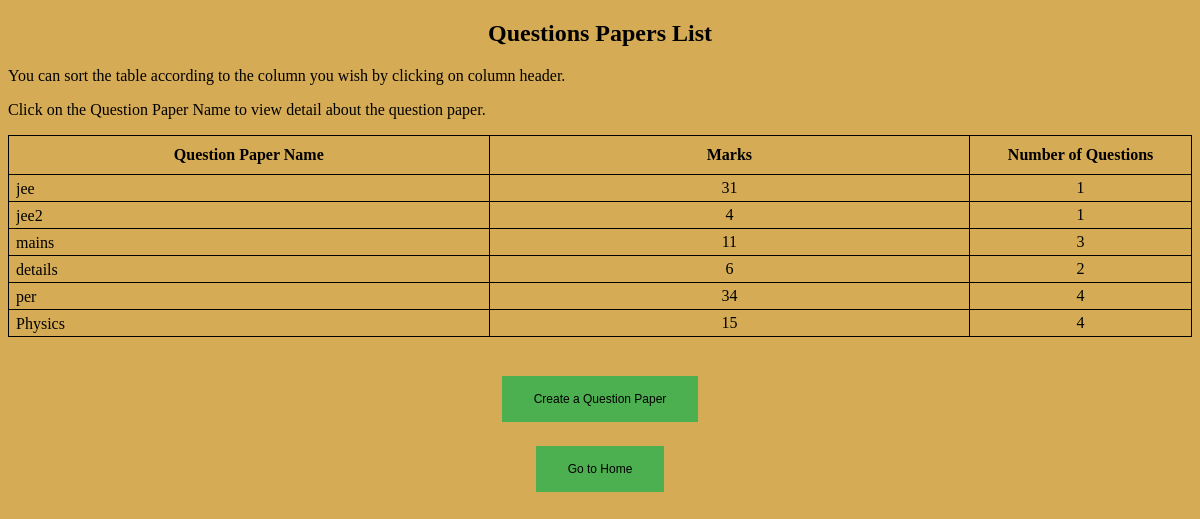
The app's page /your_paper/ (signed in), older data.
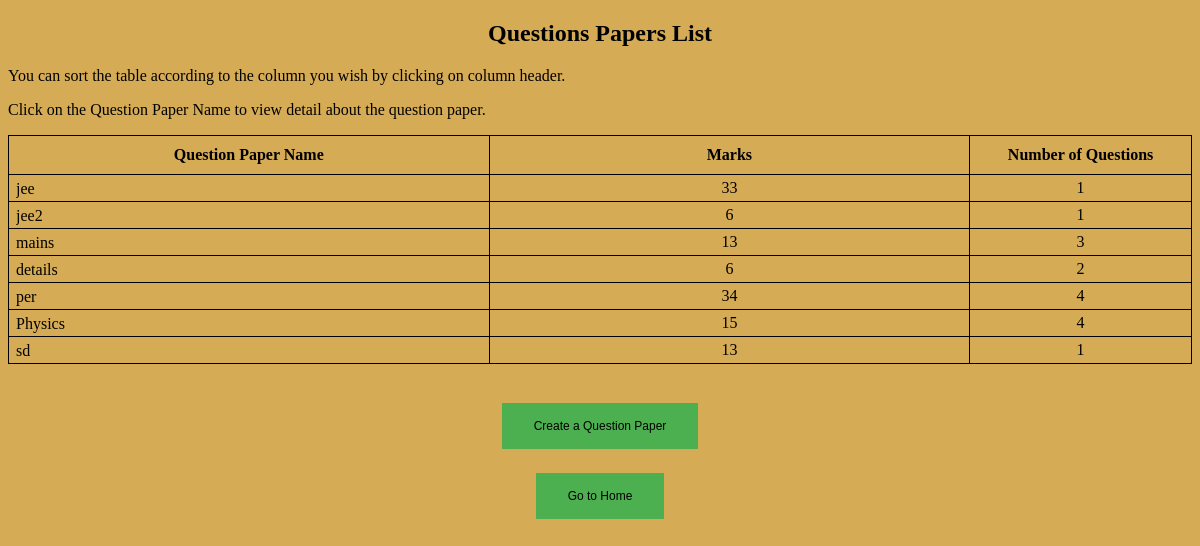
The same page, newer data.
### Home/models.py (models this page shows, shortened)
class created_paper(models.Model):
    username = models.CharField(max_length=150)
    name = models.CharField(max_length=150)
    num_ques = models.IntegerField()
    marks = models.IntegerField()
    ques_id = models.CharField(max_length=150)
    num_ques_modules=models.IntegerField()
    ques_module_id = models.CharField(max_length=150)
    total_sum_ques = models.IntegerField()
    duration = models.CharField(max_length=150)

### Home/views.py (the view)
# urls.py: path('your_paper/', views.your_paper, name='your_paper'),
@login_required
def your_paper(request):
    paper_list = created_paper.objects.filter(username=request.user.username)
    return render(request, 'see_ques.html', {
        'paper_list': paper_list
    })

### templates/see_ques.html (shortened to what this page needs)
{% extends 'base.html' %}
{% block content %}
  <h2 style="text-align:center">Questions Papers List</h2>
 <div class="container">
<p> You can sort the table according to the column you wish by clicking on column header. </p>
<p> Click on the Question Paper Name to view detail about the question paper. </p>
     <table id="myTable2" style="width: 100%; text-align:center">
    <tr>
        <th class="stat" onclick="sortTable(0)" style="padding: 10px">Question Paper Name</th>
        <th class="ans" onclick="sortTable(1)" style="padding: 10px">Marks</th>
        <th class="tag" onclick="sortTable(2)" style="padding: 10px">Number of Questions</th>
    </tr>
    {% for paper in paper_list %}
    <tr>
        <td style="text-align:left; padding-left: 7px; padding-top: 5px"><div><a class= "four" href="{% url 'Home:paper_detail' name=paper.name %}"> {{ paper.name }}</a></div></td>
        <td>{{ paper.marks }}</td>
        <td>{{ paper.total_sum_ques }}</td>
    </tr>
    {% endfor %}
</table>
         <br><br>
         <div style="text-align:center">
          <button class="button"><a  href="{% url 'Home:add_paper' %}">Create a Question Paper</a></button>
          <br>
          <br>
          <button class="button"><a  href="{% url 'Home:qbList' %}">Go to Home</a></button>
         </div>
</div>
{% endblock %}

Row changes from the older to the newer data that the page shows:
changed created_paper "jee": marks "31" → "33"
changed created_paper "jee2": marks "4" → "6"
changed created_paper "mains": marks "11" → "13"
added created_paper: name "sd", marks "13", total_sum_ques "1"
